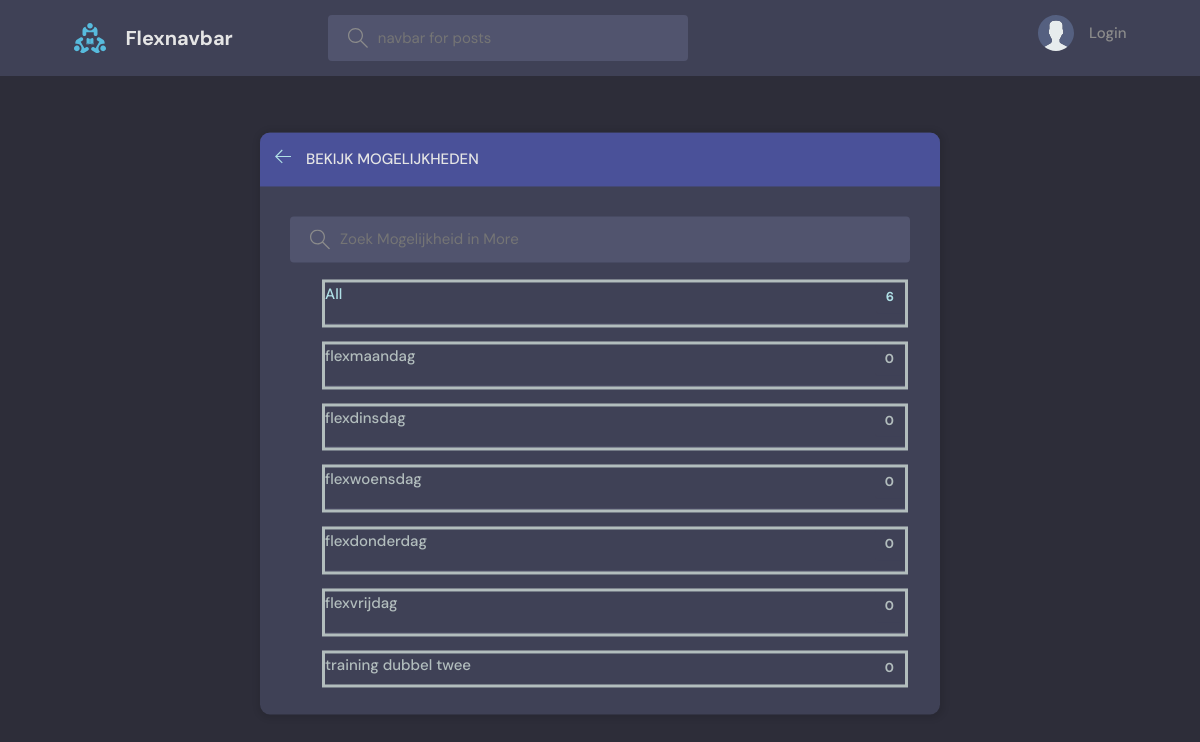
Before: /topics/ with the older database file.
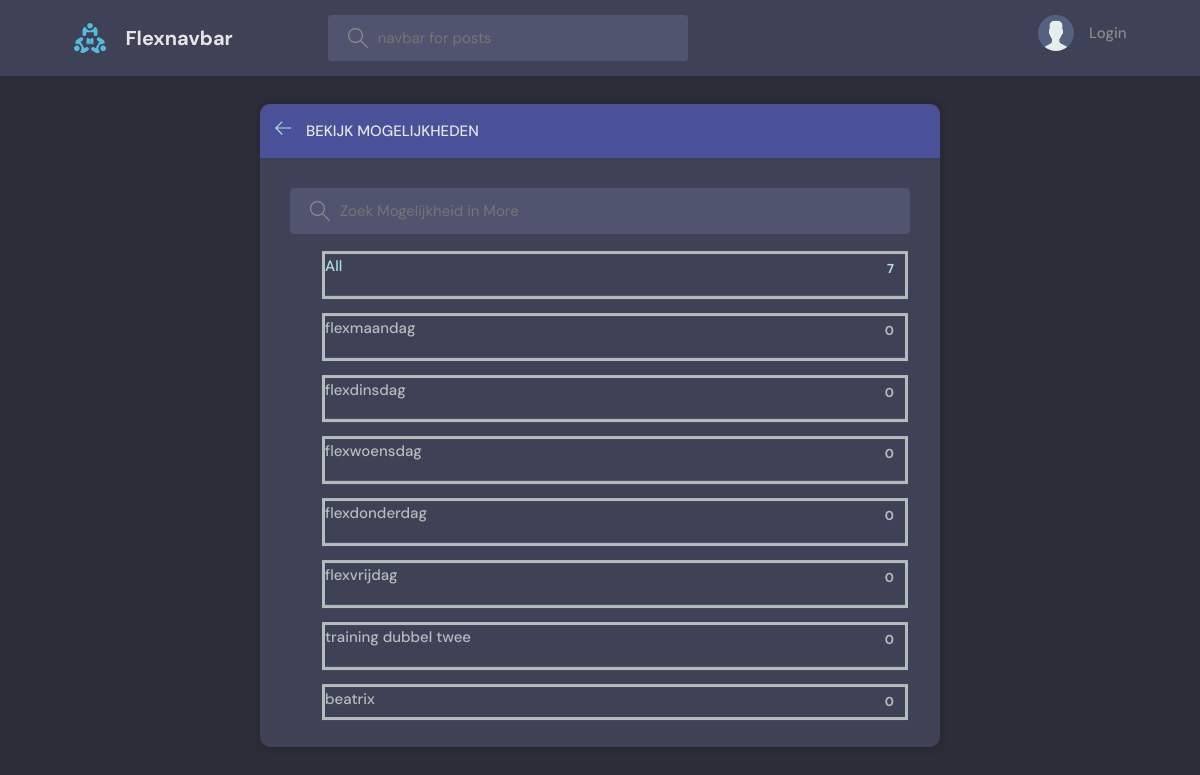
After: the same page with the newer database file.
### beatrix/models.py (models this page shows, shortened)
class Topic(models.Model):
    name = models.CharField(max_length=200)

### beatrix/views.py (the view)
# urls.py: path('topics/', topicsPage, name="topics"),
def topicsPage(request):
    q = request.GET.get('q') if request.GET.get('q') != None else ''
    topics = Topic.objects.filter(name__icontains=q)
    return render(request, 'beatrix/topics.html', {'topics': topics})

### beatrix/templates/beatrix/topics.html (shortened to what this page needs)
{% extends 'main.html' %}
{% block content %}
    <main class="create-room layout">
      <div class="container">
        <div class="layout__box">
          <div class="layout__boxHeader">
            <div class="layout__boxTitle">
              <a href="{% url 'home' %}">
                <svg version="1.1" xmlns="http://www.w3.org/2000/svg" width="32" height="32" viewBox="0 0 32 32">
                  <title>arrow-left</title>
                  <path
                    d="M13.723 2.286l-13.723 13.714 13.719 13.714 1.616-1.611-10.96-10.96h27.625v-2.286h-27.625l10.965-10.965-1.616-1.607z"
                  ></path>
                </svg>
              </a>
              <h3>Bekijk Mogelijkheden</h3>
            </div>
          </div>
          <div class="topics-page layout__body">
            <form action ="" method = "GET" class="header__search">
              <label>
                <input name="q" placeholder="Zoek Mogelijkheid in More" />
              </label>
            </form>
            <ul class="topics__list">
            <li>
                <a href="{% url 'topics' %}" class="active">All <span>{{topics.count}} </span></a>
                </li>
            {% for topic in topics %}
              <li>
                <a href="{%url 'home' %}?q={{topic.name}}">{{topic.name}} <span>{{topic.room_set.count}} </span></a>
              </li>
              {% endfor %}
            </ul>
          </div>
        </div>
      </div>
    </main>
{% endblock content %}

Changed rows visible on the page:
added Topic: name "beatrix", room_set.count "0"
Other visible differences:
{{ topics.count }}: "6" → "7"
